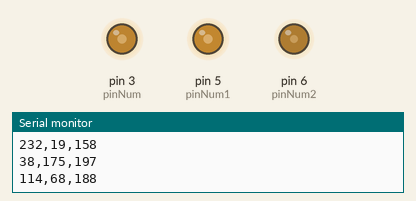
A sketch run on a simulated Arduino Uno, built with avr-gcc and run on an emulated ATmega328P. On the bench: output pins drawn as LEDs (lit = HIGH), the last lines printed to the serial monitor. Random numbers use the default seed unless the sketch sets one.

Above: at 0.15 s.
At 5.35 s:
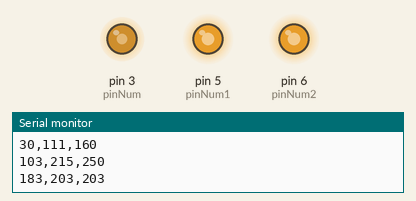
At 9.93 s:
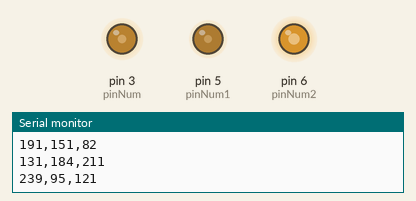
At 19.72 s:
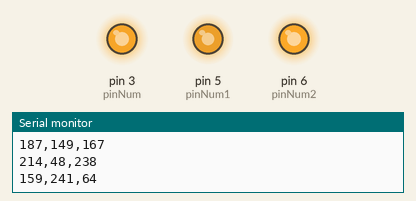
At 29.51 s:
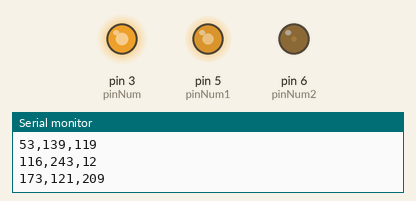
At 39.6 s:
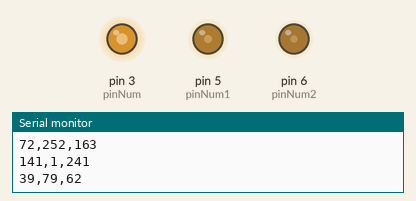
Timing chart, 0 to 40.0 s (numbered marks = the images above):
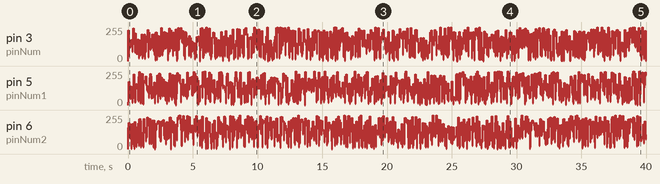

The sketch:

sketch03_pwm_3_leds.ino
```cpp
int pwm = 0;
int pwm1 = 0;
int pwm2 = 0;

int pinNum = 3;
int pinNum1 = 5;
int pinNum2 = 6;//D13

void setup() {
  // put your setup code here, to run once:
 Serial.begin(9600);
}

void loop() {
  // put your main code here, to run repeatedly:
    pwm = random(0,255);
    pwmLed(pinNum, pwm);

    pwm1 = random(0,255);
    pwmLed(pinNum1, pwm1);

    pwm2 = random(0,255);
    pwmLed(pinNum2, pwm2);

    //Serial.print("AA08 AA18 LED_R: ");
    Serial.print(pwm);
    //Serial.print("LED_G : ");
    Serial.print(",");
    Serial.print(pwm1);
    //Serial.print("LED_Y : ");
    Serial.print(",");
    Serial.println(pwm2);
    delay(10);
}

void pwmLed(int pinNum, int pwmValue){
  analogWrite(pinNum, pwmValue);
  delay(10);
}
```
